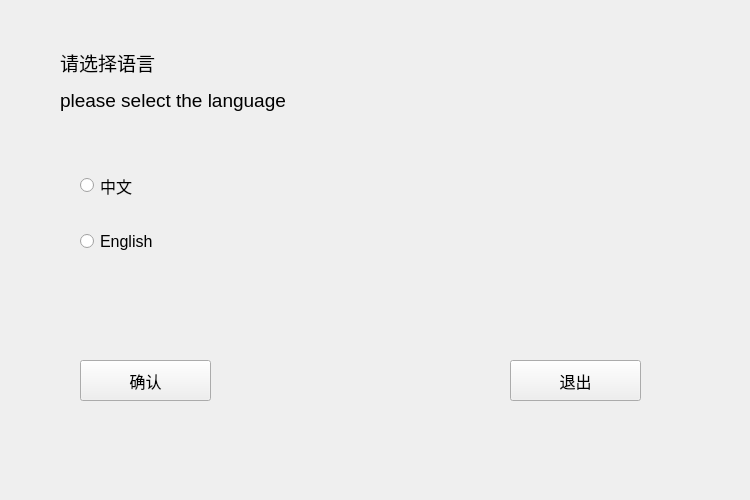
<?xml version="1.0" encoding="UTF-8"?>
<ui version="4.0">
 <class>Language</class>
 <widget class="QWidget" name="Language">
  <property name="geometry">
   <rect>
    <x>0</x>
    <y>0</y>
    <width>750</width>
    <height>500</height>
   </rect>
  </property>
  <property name="windowTitle">
   <string>Form</string>
  </property>
  <widget class="QLabel" name="select_label">
   <property name="geometry">
    <rect>
     <x>60</x>
     <y>30</y>
     <width>411</width>
     <height>101</height>
    </rect>
   </property>
   <property name="font">
    <font>
     <family>Microsoft YaHei UI</family>
    </font>
   </property>
   <property name="text">
    <string>&lt;html&gt;&lt;head/&gt;&lt;body&gt;&lt;p&gt;&lt;span style=&quot; font-size:14pt;&quot;&gt;请选择语言&lt;/span&gt;&lt;/p&gt;&lt;p&gt;&lt;span style=&quot; font-size:14pt;&quot;&gt;please select the language&lt;/span&gt;&lt;/p&gt;&lt;/body&gt;&lt;/html&gt;</string>
   </property>
  </widget>
  <widget class="QGroupBox" name="groupBox">
   <property name="geometry">
    <rect>
     <x>50</x>
     <y>140</y>
     <width>241</width>
     <height>151</height>
    </rect>
   </property>
   <property name="styleSheet">
    <string notr="true">border: 0;</string>
   </property>
   <property name="title">
    <string/>
   </property>
   <widget class="QRadioButton" name="Chi">
    <property name="geometry">
     <rect>
      <x>30</x>
      <y>30</y>
      <width>131</width>
      <height>31</height>
     </rect>
    </property>
    <property name="font">
     <font>
      <family>Microsoft YaHei UI</family>
      <pointsize>12</pointsize>
     </font>
    </property>
    <property name="text">
     <string>中文</string>
    </property>
   </widget>
   <widget class="QRadioButton" name="Eng">
    <property name="geometry">
     <rect>
      <x>30</x>
      <y>90</y>
      <width>118</width>
      <height>23</height>
     </rect>
    </property>
    <property name="font">
     <font>
      <family>Microsoft YaHei UI</family>
      <pointsize>12</pointsize>
     </font>
    </property>
    <property name="text">
     <string>English</string>
    </property>
   </widget>
  </widget>
  <widget class="QPushButton" name="commit_button">
   <property name="geometry">
    <rect>
     <x>80</x>
     <y>360</y>
     <width>131</width>
     <height>41</height>
    </rect>
   </property>
   <property name="font">
    <font>
     <pointsize>12</pointsize>
    </font>
   </property>
   <property name="text">
    <string>确认</string>
   </property>
  </widget>
  <widget class="QPushButton" name="leave_button">
   <property name="geometry">
    <rect>
     <x>510</x>
     <y>360</y>
     <width>131</width>
     <height>41</height>
    </rect>
   </property>
   <property name="font">
    <font>
     <pointsize>12</pointsize>
    </font>
   </property>
   <property name="text">
    <string>退出</string>
   </property>
  </widget>
 </widget>
 <resources/>
 <connections/>
</ui>
